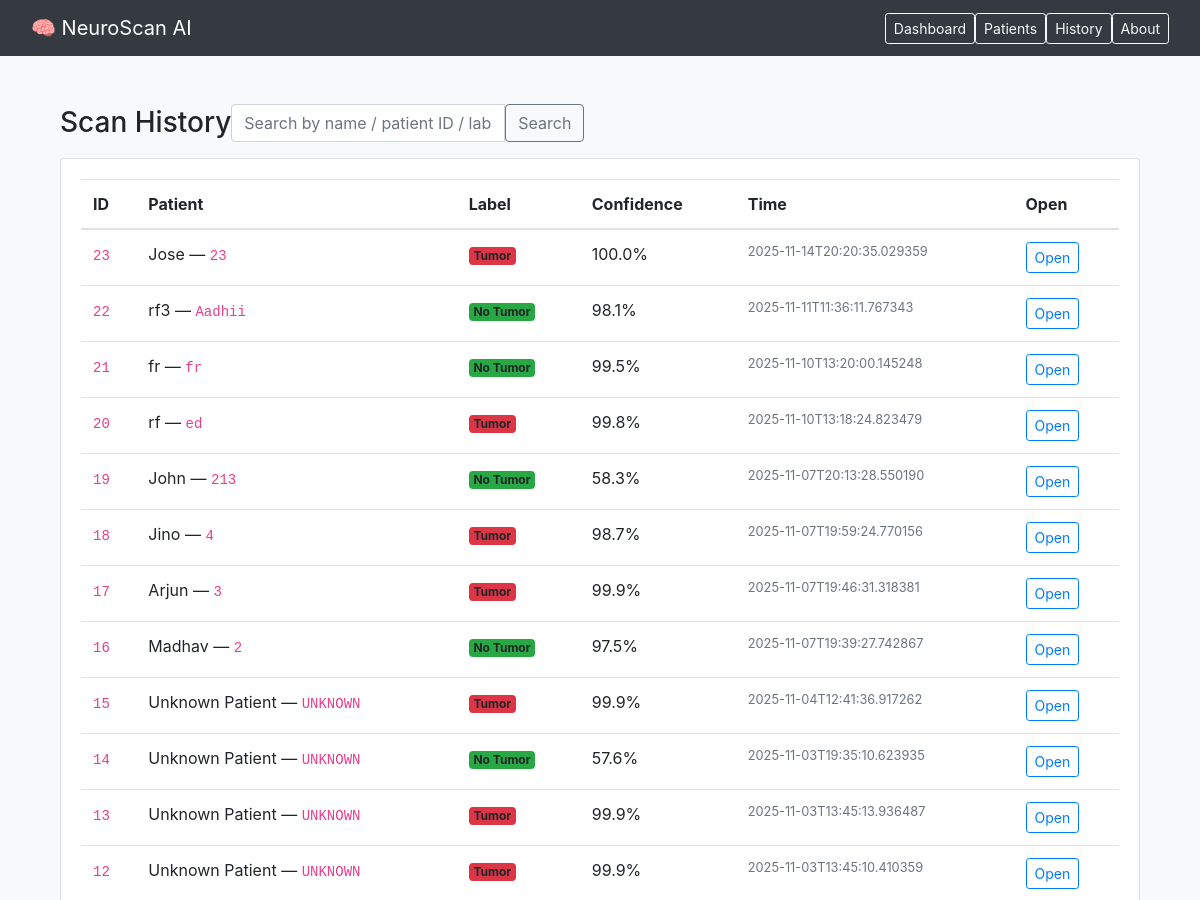
Before: /history (upper part) with the older database file.
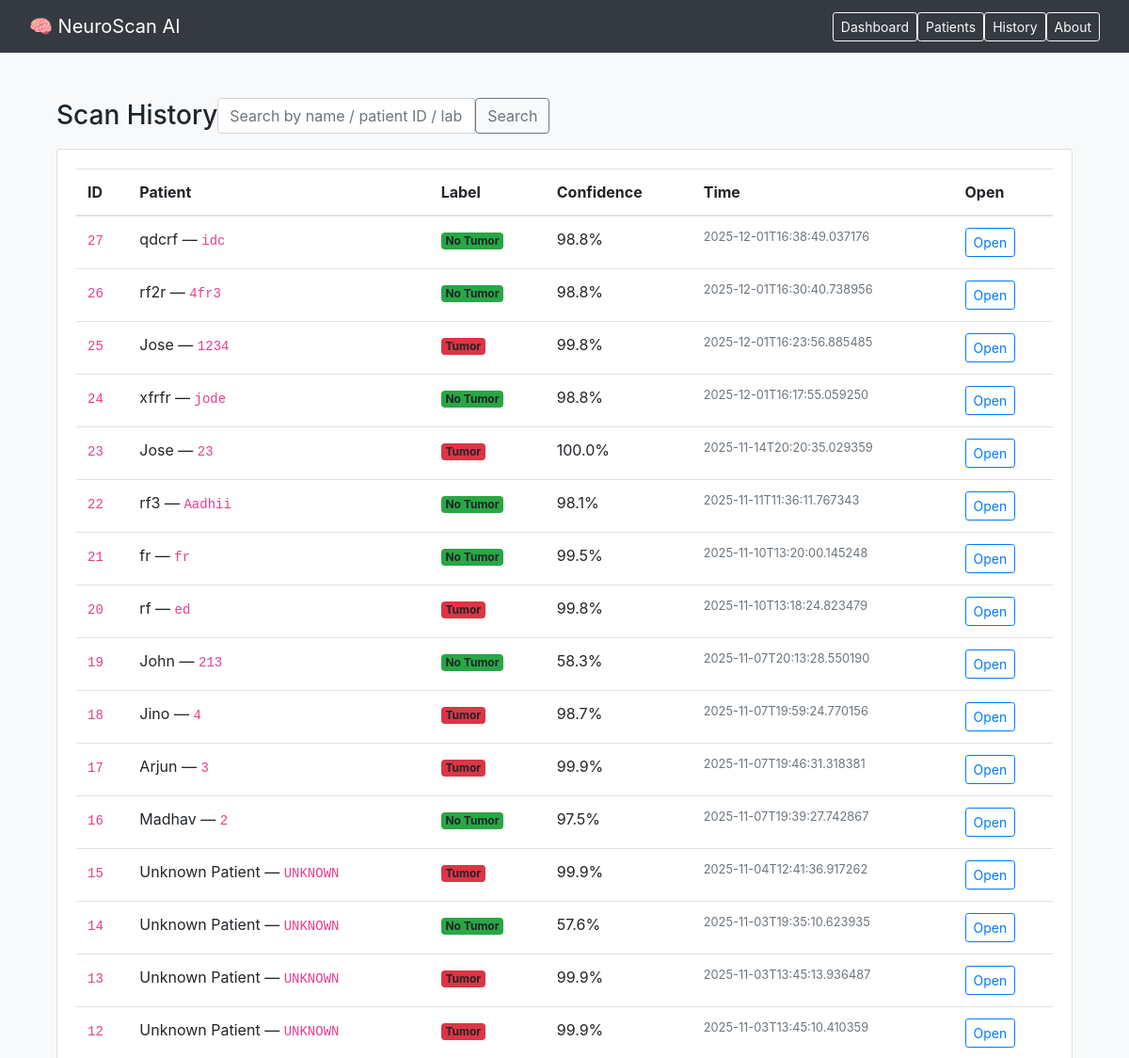
After: the same page with the newer database file.
### tables this page shows
CREATE TABLE scans (
                id INTEGER PRIMARY KEY AUTOINCREMENT,
                filename TEXT NOT NULL,
                label TEXT NOT NULL,
                confidence REAL NOT NULL,
                created_at TEXT NOT NULL
            , patient_id TEXT);

CREATE TABLE patients (
                id INTEGER PRIMARY KEY AUTOINCREMENT,
                patient_id TEXT UNIQUE NOT NULL,
                name TEXT NOT NULL,
                age INTEGER,
                sex TEXT,
                created_at TEXT NOT NULL
            );

### app.py (the view)
@app.route("/history")
def history():
    q = request.args.get("q", "").strip()
    items = all_scans(q)
    return render_template("history.html", items=items, q=q)

### app.py (called while the page is built)
def DB():
    return sqlite3.connect(DB_PATH)

def all_scans(q: str = ""):
    with DB() as con:
        con.row_factory = sqlite3.Row
        cur = con.cursor()
        if q:
            qlike = f"%{q}%"
            cur.execute("""
                SELECT s.*, p.name
                FROM scans s
                LEFT JOIN patients p ON p.patient_id = s.patient_id
                WHERE p.name LIKE ? OR s.patient_id LIKE ? OR s.label LIKE ?
                ORDER BY s.created_at DESC
            """, (qlike, qlike, qlike))
        else:
            cur.execute("""
                SELECT s.*, p.name
                FROM scans s
                LEFT JOIN patients p ON p.patient_id = s.patient_id
                ORDER BY s.created_at DESC
            """)
        return [dict(r) for r in cur.fetchall()]

### templates/history.html
{% extends "base.html" %}
{% block content %}
<div class="container py-4">
  <div class="d-flex align-items-center mb-3">
    <h3 class="mb-0">Scan History</h3>
    <form method="get" class="ms-auto" style="max-width:360px;">
      <div class="input-group">
        <input type="text" name="q" class="form-control" placeholder="Search by name / patient ID / label" value="{{ q }}">
        <button class="btn btn-outline-secondary">Search</button>
      </div>
    </form>
  </div>
  <div class="card shadow-sm">
    <div class="card-body">
      <div class="table-responsive">
        <table class="table align-middle">
          <thead>
            <tr>
              <th>ID</th><th>Patient</th><th>Label</th><th>Confidence</th><th>Time</th><th>Open</th>
            </tr>
          </thead>
          <tbody>
            {% for s in items %}
            <tr>
              <td><code>{{ s.id }}</code></td>
              <td>{{ s.name or 'Unknown' }} — <code>{{ s.patient_id }}</code></td>
              <td><span class="badge {{ 'bg-danger' if s.label=='Tumor' else 'bg-success' }}">{{ s.label }}</span></td>
              <td>{{ (s.confidence*100)|round(1) }}%</td>
              <td class="text-muted small">{{ s.created_at }}</td>
              <td><a class="btn btn-sm btn-outline-primary" href="{{ url_for('tumor_details', scan_id=s.id) }}">Open</a></td>
            </tr>
            {% else %}
            <tr><td colspan="6" class="text-muted">No scans recorded.</td></tr>
            {% endfor %}
          </tbody>
        </table>
      </div>
    </div>
  </div>
</div>
{% endblock %}

Changed rows visible on the page:
added scans: id "27", name "qdcrf", patient_id "idc", label "No Tumor", (s.confidence*100)|round(1) "98.8", created_at "2025-12-01T16:38:49.037176"
added scans: id "26", name "rf2r", patient_id "4fr3", label "No Tumor", (s.confidence*100)|round(1) "98.8", created_at "2025-12-01T16:30:40.738956"
added scans: id "25", name "Jose", patient_id "1234", label "Tumor", (s.confidence*100)|round(1) "99.8", created_at "2025-12-01T16:23:56.885485"
added scans: id "24", name "xfrfr", patient_id "jode", label "No Tumor", (s.confidence*100)|round(1) "98.8", created_at "2025-12-01T16:17:55.059250"
